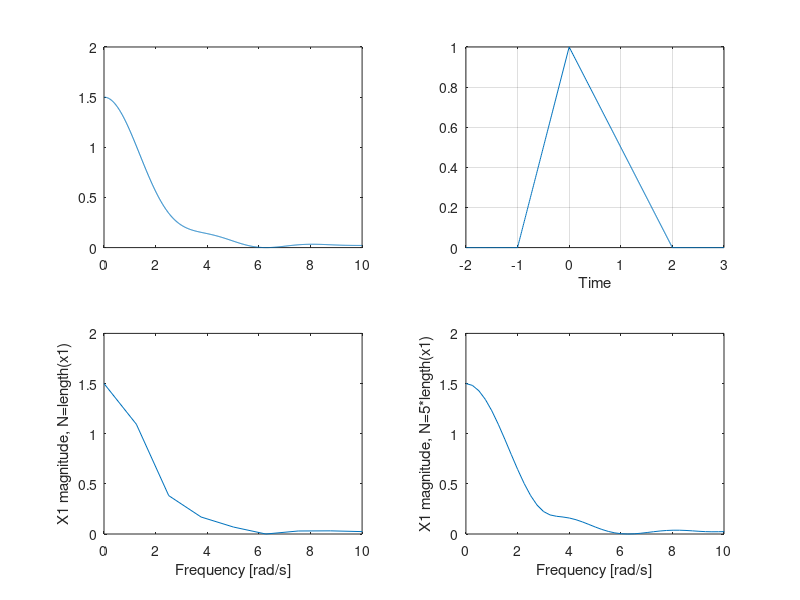
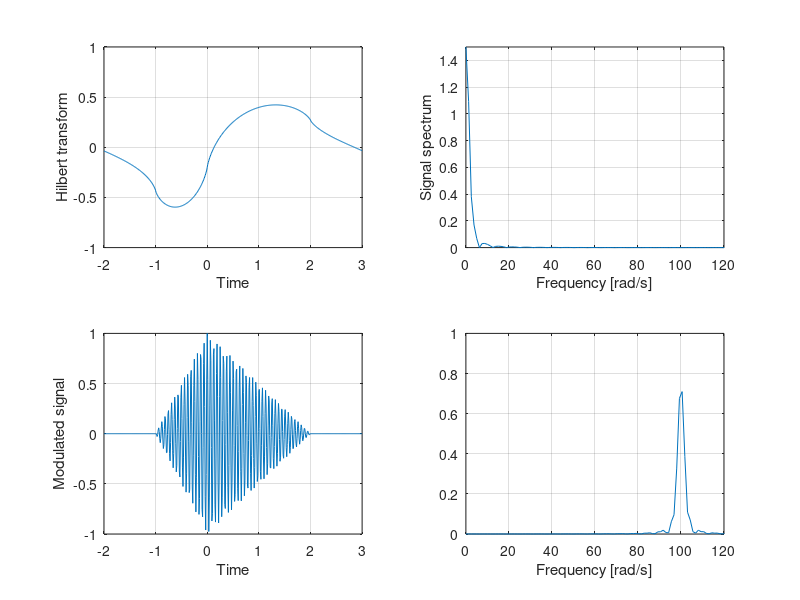

MATLAB code to generate these figures, in order: (Note: this script raises an error after producing the figures.)
%% 1
w = 0.01:0.01:10;
Ts = 0.01;
X1exact = (exp(1i*0.5*w).*sinc(w/(2*pi)) ...
    -exp(-1i*w).*sinc(w/pi))./(1i*w);

t0=-2:Ts:-Ts-1;
t1=-1:Ts:-Ts;
t2=0:Ts:2;
t3=2+Ts:Ts:3;
t = [t0,t1,t2,t3];

x1 = [zeros(1,100), t1+1, 1-0.5*t2, zeros(1,100)];

N1 = length(x1);
X1N1 = Ts*fft(x1,N1);

k1 = 0:1:N1/2-1; %% fftindex
w1 = (2*pi*k1/N1)/Ts; %% fftfrequencies.

N2 = 5*length(x1); X1N2 = Ts*fft(x1,N2);
k2 = 0:1:N2/2-1; w2 = (2*pi*k2/N2)/Ts;

% input signal, exact fft, and matlab fft.
figure(1);
subplot(2,2,1);
plot(w,X1exact);


subplot(2,2,2);
plot(t, x1); grid; 
xlabel('Time');

subplot(2,2,3);
plot(w1, abs(X1N1(1:N1/2))); axis([0, 10, 0, 2]);
xlabel('Frequency [rad/s]');
ylabel('X1 magnitude, N=length(x1)');


subplot(2,2,4);
plot(w2, abs(X1N2(1:N2/2))); axis([0, 10, 0, 2]);
xlabel('Frequency [rad/s]');
ylabel('X1 magnitude, N=5*length(x1)');

%% 2

%???

wc = 100; fc = wc/(2*pi);
fs = 1/Ts;

hx1 = imag(hilbert(x1));
x1mod=x1.*cos(wc*t);
N=length(x1mod) - 1; X1= Ts*fft(x1,N); 
X1mod=Ts*fft( x1mod, N);

k = 0:1:N/2-1; w = (2*pi*k/N)/Ts;

figure(2); subplot(2,2,1); plot(t,hx1);
grid; axis([-2,3,-1,1]);
xlabel('Time'); ylabel('Hilbert transform');
subplot(222); plot(w, abs(X1(1:N/2)));
grid; axis([0 120 0 1.5]);

xlabel('Frequency [rad/s]'); ylabel('Signal spectrum');
subplot(223); plot(t,x1mod); grid; % axis([1 ???
    
xlabel('Time'); ylabel('Modulated signal');
subplot (224); plot(w, abs(X1mod(1:N/2))); grid; 
axis([0 120 0 1]);
xlabel('Frequency [rad/s]');

x1modSSB=modulate(x1,fc,fs,'amssb');
X1modSSB=Ts*fft(x1modSSB,N);
figure(3);
subplot(211); plot(w, abs(X1modSSB(1:N/2))); %???
xlabel('Frequency [rad/s]');
ylabel('XmodSSB signal spectrum');

% upper SSB following
c1 = cos(2*pi*fc*t); % carier for origninal x(t)
c2 = sin(2*pi*fc*t); % carier for Hilbert transform x_hat(t)

x1c1mod = x1.*c1;  %modulation of original sig by sine
x1hil = imag(hilbert(1)); 
x1hilc2mod=x1hil.*c2; %modultaion of hilbert

% Office hours are only on non-lab weeks,
% wed 12:00-3:00, thurs 1:40-4:40

x1mod = x1c1mod-x1hilc2mod;
X1modUSSB=Ts*fft(x1mod,N);
subplot(212);
plot(w,abs(X1modUSSB(1:N/2)));
grid; axis([0 120 0 1.5]);
xlabel('Frequenct [rad/s]');
ylabel('XmodUSSB signal spectrum');

% carrier 

x1demod = 4*demod(x1mod,fc,fs,'amssb');

figure(4);
subplot(2,2,1);
plot(t,x1); axis([-2 3 0 1]);
subplot(2,2,2);
plot(t,x1mod);
subplot(2,2,3);
plot(t,x1demod); axis([-2 3 0 1]);
subplot(2,2,4);
plot(w, abs(X1modUSSB(1:N/2)));


%%
fs = 1/Ts; fc = wc/(2*pi);
x1modTC=modulate(x1,fc,fs,'amdsb-tc', 0.1);
x1dem=demod(2*x1modTC', fc, fs, 'amdsb-tc', -0.1);

figure(5);
subplot(2,2,1);
plot(t,x1); axis([-2 3 0 1]);
subplot(2,2,2);
plot(t,x1modTC);
subplot(2,2,3);
plot(t,x1dem); axis([-2 3 0 1]);

